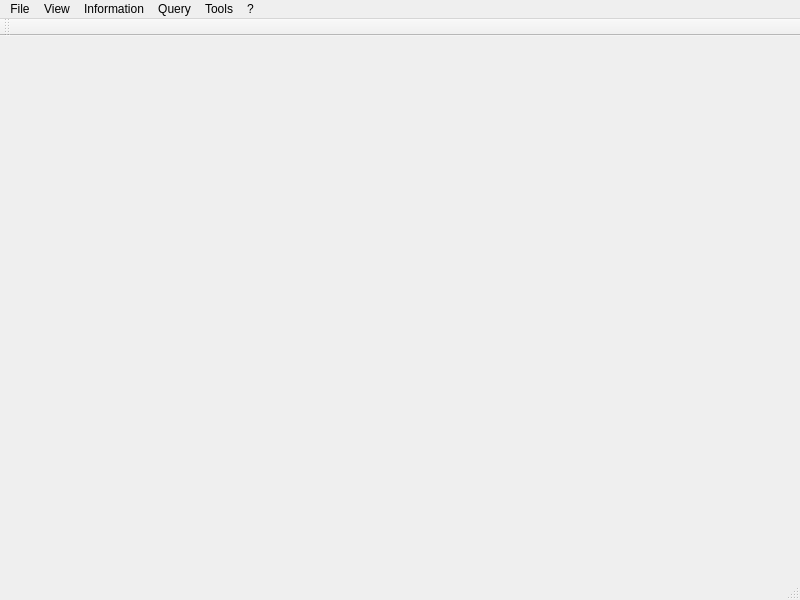
<?xml version="1.0" encoding="UTF-8"?>
<ui version="4.0">
 <class>MainWindow</class>
 <widget class="QMainWindow" name="MainWindow">
  <property name="geometry">
   <rect>
    <x>0</x>
    <y>0</y>
    <width>800</width>
    <height>600</height>
   </rect>
  </property>
  <property name="windowTitle">
   <string/>
  </property>
  <widget class="QWidget" name="centralWidget"/>
  <widget class="QMenuBar" name="menuBar">
   <property name="geometry">
    <rect>
     <x>0</x>
     <y>0</y>
     <width>800</width>
     <height>21</height>
    </rect>
   </property>
   <widget class="QMenu" name="menuFile">
    <property name="title">
     <string>File</string>
    </property>
    <addaction name="actionOpen"/>
    <addaction name="actionCreate"/>
   </widget>
   <widget class="QMenu" name="menuView">
    <property name="title">
     <string>View</string>
    </property>
    <addaction name="actionStatusBarVisible"/>
   </widget>
   <widget class="QMenu" name="menuInfo">
    <property name="title">
     <string>Information</string>
    </property>
    <addaction name="actionProducts"/>
    <addaction name="actionPerson"/>
    <addaction name="separator"/>
   </widget>
   <widget class="QMenu" name="menuHelp">
    <property name="title">
     <string>?</string>
    </property>
    <addaction name="actionHelp"/>
    <addaction name="actionAbout"/>
    <addaction name="actionAboutQt"/>
   </widget>
   <widget class="QMenu" name="menuQuery">
    <property name="title">
     <string>Query</string>
    </property>
    <addaction name="actionEatenQuery"/>
    <addaction name="actionDateUseProd"/>
    <addaction name="actionFractPFC"/>
   </widget>
   <widget class="QMenu" name="menutools">
    <property name="title">
     <string>Tools</string>
    </property>
    <addaction name="actionBodyMassIndex"/>
    <addaction name="separator"/>
    <addaction name="actionOptions"/>
   </widget>
   <addaction name="menuFile"/>
   <addaction name="menuView"/>
   <addaction name="menuInfo"/>
   <addaction name="menuQuery"/>
   <addaction name="menutools"/>
   <addaction name="menuHelp"/>
  </widget>
  <widget class="QToolBar" name="mainToolBar">
   <property name="windowTitle">
    <string>Tool bar</string>
   </property>
   <attribute name="toolBarArea">
    <enum>TopToolBarArea</enum>
   </attribute>
   <attribute name="toolBarBreak">
    <bool>false</bool>
   </attribute>
  </widget>
  <widget class="QStatusBar" name="statusBar"/>
  <action name="actionOpen">
   <property name="text">
    <string>Open</string>
   </property>
  </action>
  <action name="actionCreate">
   <property name="text">
    <string>New</string>
   </property>
  </action>
  <action name="actionStatusBarVisible">
   <property name="checkable">
    <bool>true</bool>
   </property>
   <property name="checked">
    <bool>true</bool>
   </property>
   <property name="text">
    <string>Status Bar</string>
   </property>
  </action>
  <action name="actionAbout">
   <property name="text">
    <string>About...</string>
   </property>
  </action>
  <action name="actionAboutQt">
   <property name="text">
    <string>About Qt...</string>
   </property>
  </action>
  <action name="actionProducts">
   <property name="text">
    <string>Food</string>
   </property>
  </action>
  <action name="actionPerson">
   <property name="text">
    <string>Personal data</string>
   </property>
  </action>
  <action name="actionEatenQuery">
   <property name="text">
    <string>Amount of food eaten</string>
   </property>
  </action>
  <action name="actionTest">
   <property name="enabled">
    <bool>false</bool>
   </property>
   <property name="text">
    <string>test</string>
   </property>
   <property name="visible">
    <bool>true</bool>
   </property>
  </action>
  <action name="actionHelp">
   <property name="text">
    <string>Help</string>
   </property>
   <property name="toolTip">
    <string>Help</string>
   </property>
  </action>
  <action name="actionBodyMassIndex">
   <property name="text">
    <string>Body mass index</string>
   </property>
  </action>
  <action name="actionOptions">
   <property name="text">
    <string>Options</string>
   </property>
  </action>
  <action name="actionDateUseProd">
   <property name="text">
    <string>Dates of use of the product</string>
   </property>
  </action>
  <action name="actionFractPFC">
   <property name="text">
    <string>Fractions of proteins, fats and carbohydrates</string>
   </property>
  </action>
 </widget>
 <layoutdefault spacing="6" margin="11"/>
 <resources/>
 <connections/>
</ui>
